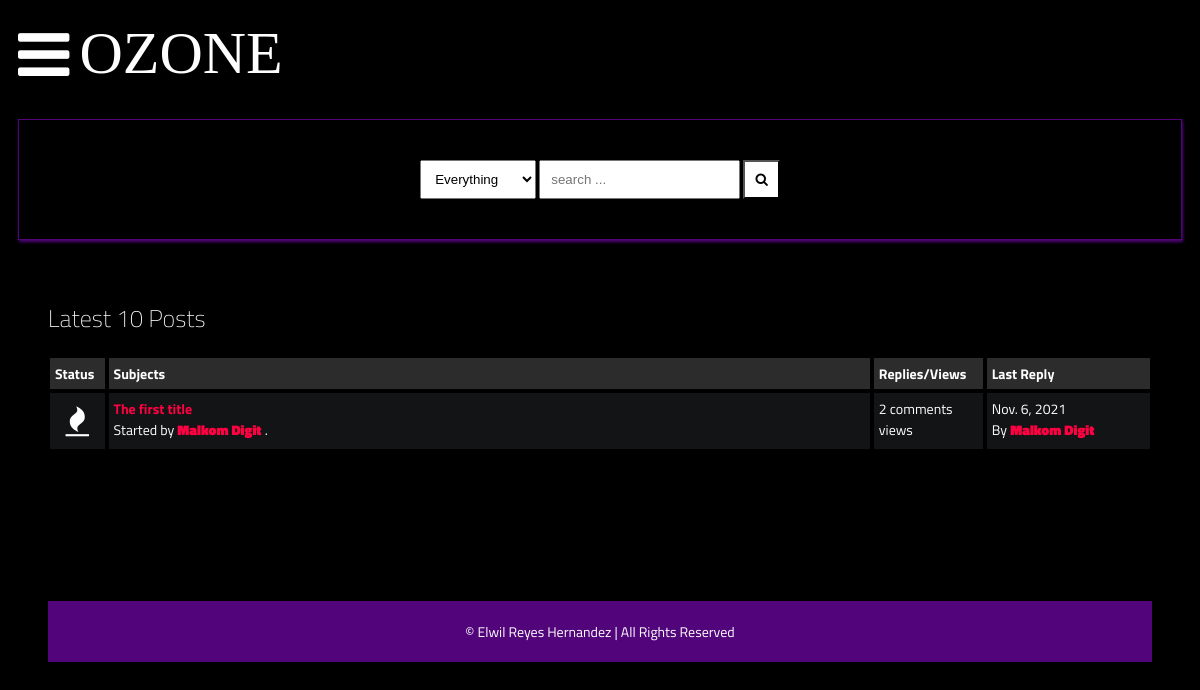
Page /latest_posts on the committed database.
### main/models.py (models this page shows, shortened)
class Post(models.Model):
    title = models.CharField(max_length=400)
    slug = models.SlugField(max_length=400, unique=True, blank=True)
    user = models.ForeignKey(Author, on_delete=models.CASCADE)
    content = HTMLField()
    categories = models.ManyToManyField(Category)
    date = models.DateTimeField(auto_now_add=True)
    approved = models.BooleanField(default=False)
    hit_count_generic = GenericRelation(HitCount, object_id_field='object_pk',
        related_query_name='hit_count_generic_relation'
    )
    tags = TaggableManager()
    comments = models.ManyToManyField(Comment, blank=True)
    closed = models.BooleanField(default=False)
    state = models.CharField(max_length=40, default="zero")
    def get_url(self):
        return reverse("detail", kwargs={
            "slug":self.slug
        })
    @property
    def num_comments(self):
        return self.comments.count()
    @property
    def last_reply(self):
        return self.comments.latest("date")

class Author(models.Model):
    user = models.ForeignKey(User, on_delete=models.CASCADE)
    fullname = models.CharField(max_length=40, blank=True)
    slug = slug = models.SlugField(max_length=400, unique=True, blank=True)
    bio = HTMLField()
    points = models.IntegerField(default=0)
    profile_pic = ResizedImageField(size=[50, 80], quality=100, upload_to="authors", default=None, null=True, blank=True)

class Comment(models.Model):
    user = models.ForeignKey(Author, on_delete=models.CASCADE)
    content = models.TextField()
    date = models.DateTimeField(auto_now_add=True)
    replies = models.ManyToManyField(Reply, blank=True)

### main/views.py (the view)
# urls.py: path("latest_posts", latest_posts, name="latest_posts"),
def latest_posts(request):
    posts = Post.objects.all().filter(approved=True)[:10]
    context = {
        "posts":posts,
        "title": "OZONE: Latest 10 Posts"
    }
    return render(request, "latest-posts.html", context)

### main/context_processors.py (called while the page is built, shortened)
def searchFunction(request):
    search_context = {}
    posts = Post.objects.all()
    return search_context

### templates/latest-posts.html
{% extends 'base.html' %}
{% load hitcount_tags %}
{% block content %}
    <div class="container">
        <div class="navigate">
            <span>Latest 10 Posts</span>
        </div>
        <div class="posts-table">
            <div class="table-head">
                <div class="status">Status</div>
                <div class="subjects">Subjects</div>
                <div class="replies">Replies/Views</div>
                <div class="last-reply">Last Reply</div>
            </div>
            {% for post in posts %}
            <div class="table-row">
                <div class="status"><i class="fa fa-fire"></i></div>
                <div class="subjects">
                    <a href="{{post.get_url}}">{{post.title}}</a>
                    <br>
                    <span>Started by <b><a href="">{{post.user.fullname|title}}</a></b> .</span>
                </div>
                <div class="replies">
                    {{post.num_comments}} comments <br> {% get_hit_count for post %} views
                </div>
                <div class="last-reply">
                    {{post.last_reply.date|date}}
                    <br>By <b><a href="">{{post.last_reply.user.fullname|title}}</a></b>
                </div>
            </div>
            {% endfor %}
        </div>
    {% endblock content %}

### static/style.css (style rules this page uses)
* { box-sizing: border-box; }
html { font-size: 14px; font-family: 'Titillium Web', sans-serif; background-color:rgb(0,0,0); color:#FEFEFE; }
a { color:#FF0042; font-weight: bolder; text-decoration: none; }
.container { margin: 20px; padding: 20px; }
.table-head { display: flex; }
.table-head div { padding: 5px; margin: 2px; background-color: #2C2C2C; font-weight: bold; }
.table-head .status { flex: 5%; }
.table-head .subjects { flex: 70%; }
.table-head .replies { flex: 10%; }
.table-head .last-reply { flex: 15%; }
.table-row { display: flex; }
.table-row .status, .table-row .subjects, .table-row .replies, .table-row .last-reply { padding: 5px; margin: 2px; background-color: #131415; }
.table-row .status { flex: 5%; font-size: 30px; text-align: center; }
.table-row .subjects { flex: 70%; }
.table-row .replies { flex: 10%; }
.table-row .last-reply { flex: 15%; }
.navigate { margin-block: 20px; font-weight: lighter; font-size: 24px; }

### rows in the picture
Post: title "The first title", user.fullname "Malkom Digit", num_comments "2", last_reply "Nov. 6, 2021", last_reply.user.fullname "Malkom Digit"
